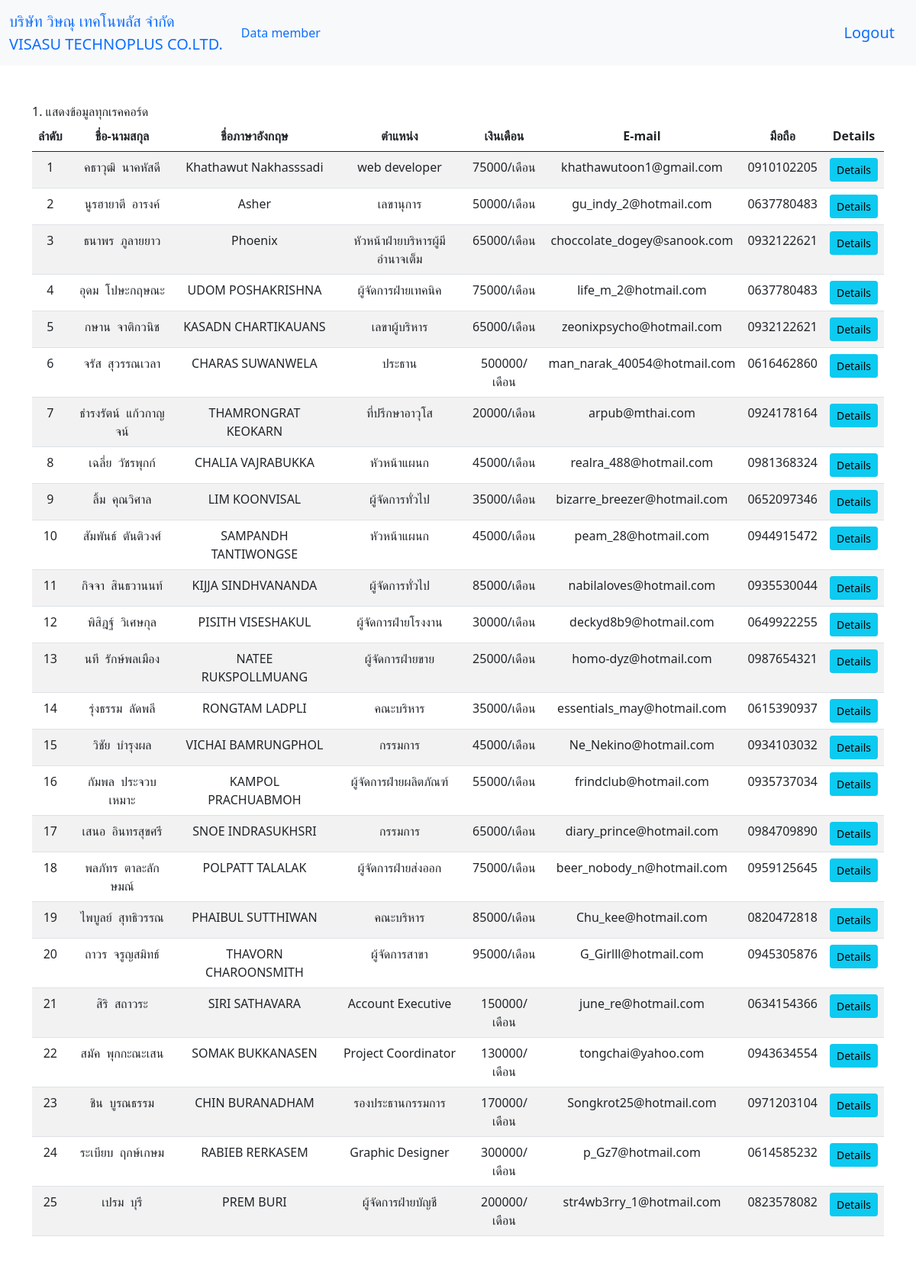
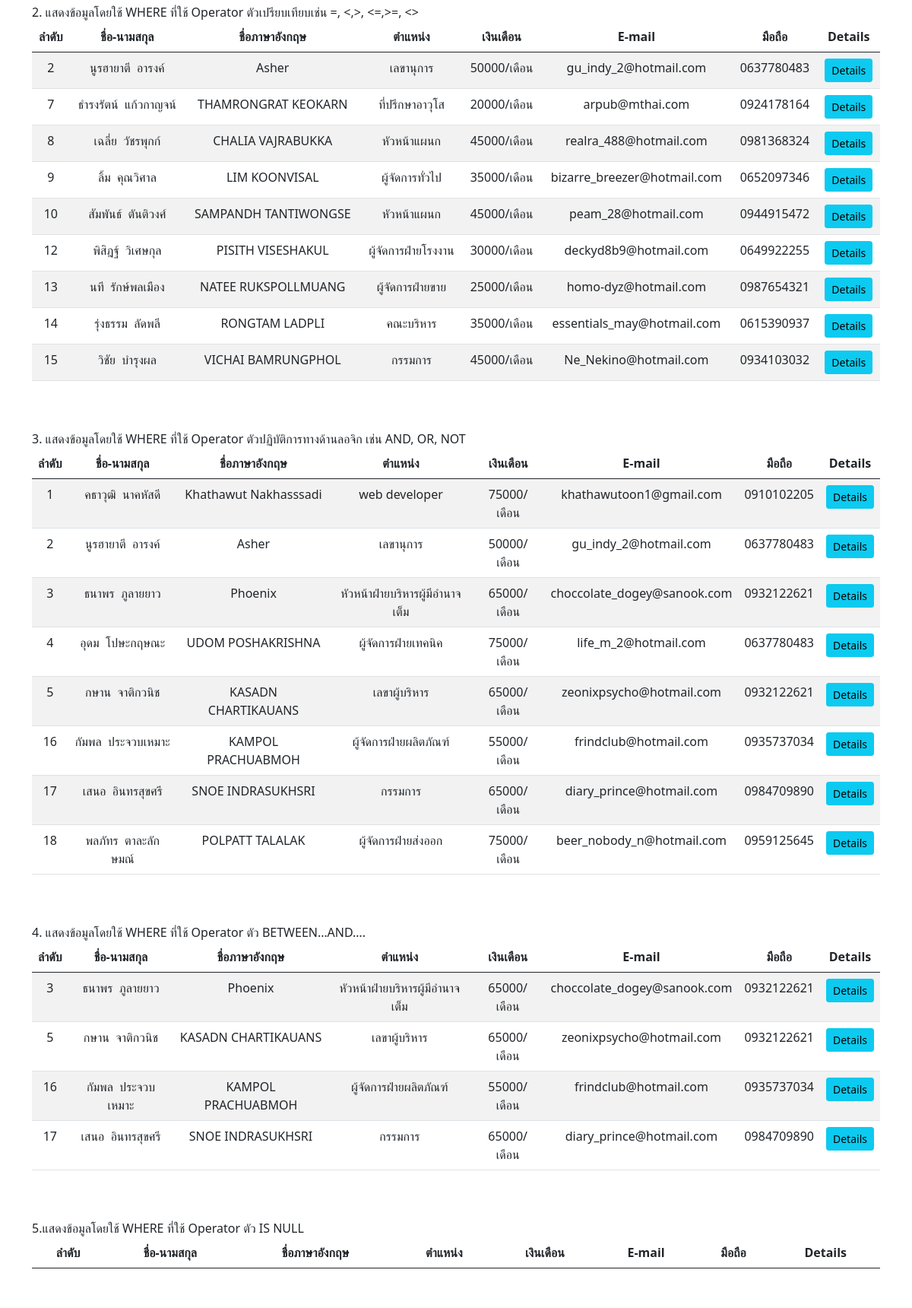
The page /show.php (upper part) on the database its author committed (2 pictures, top to bottom).
### tables this page shows
CREATE TABLE `personal` (
  `id_personal` int(11) NOT NULL,
  `id_work` int(11) NOT NULL,
  `house_address` text NOT NULL,
  `current_address` text NOT NULL,
  `telephone` varchar(10) NOT NULL,
  `mobile` varchar(10) NOT NULL,
  `email` varchar(100) NOT NULL,
  `home` varchar(100) NOT NULL,
  `birthday` date NOT NULL,
  `age` varchar(5) NOT NULL,
  `height` varchar(5) NOT NULL,
  `weight` varchar(5) NOT NULL,
  `nationality` varchar(50) NOT NULL,
  `nation` varchar(50) NOT NULL,
  `religion` varchar(100) NOT NULL,
  `id_card` varchar(13) NOT NULL,
  `place_issue` varchar(250) NOT NULL,
  `expired_card` date NOT NULL,
  `tax_number` varchar(13) NOT NULL,
  `security_number` varchar(13) NOT NULL,
  `military` varchar(100) NOT NULL
);

CREATE TABLE `apply_work` (
  `id_work` int(11) NOT NULL,
  `name` varchar(100) NOT NULL,
  `sername` varchar(100) NOT NULL,
  `nameEN` varchar(250) NOT NULL,
  `nickname` varchar(50) NOT NULL,
  `sex` varchar(10) NOT NULL,
  `apply_position` varchar(200) NOT NULL,
  `desired_salary` int(10) NOT NULL,
  `money_month` varchar(10) NOT NULL
);

### show.php (the view, shortened to what this page needs)
<?php
include "connection.php";
$sql = "SELECT * FROM apply_work
INNER JOIN personal
ON apply_work.id_work=personal.id_work;";
$sql2 = "SELECT * FROM apply_work
INNER JOIN personal
ON apply_work.id_work=personal.id_work
WHERE apply_work.desired_salary <= 50000;";
$sql3 = "SELECT * FROM apply_work
INNER JOIN personal
ON apply_work.id_work=personal.id_work
WHERE apply_work.desired_salary <= 80000 AND apply_work.desired_salary >= 50000;";
$sql4 = "SELECT * FROM apply_work
INNER JOIN personal
ON apply_work.id_work=personal.id_work
WHERE apply_work.desired_salary BETWEEN 55000 AND 65000;";
$result = $conn->query($sql);
$result2 = $conn->query($sql2);
$result3 = $conn->query($sql3);
$result4 = $conn->query($sql4);
?>
<!DOCTYPE html>
<html lang="en">
<head>
    <link rel="stylesheet" href="css/bootstrap.min.css" type='text/css'>
    <link rel='stylesheet' href='https://cdn.datatables.net/1.13.5/css/dataTables.bootstrap5.min.css'>
</head>
<body>
<nav class="navbar navbar-expand-lg bg-light">
        <div class="container-fluid">
            <a class="navbar-brand" href="#"><span>บริษัท
                    วิษณุ เทคโนพลัส จำกัด<br>VISASU TECHNOPLUS CO.LTD.</span></a>
            <div class="collapse navbar-collapse" id="navbarScroll">
                <ul class="navbar-nav me-auto my-2 my-lg-0 navbar-nav-scroll" style="--bs-scroll-height: 100px;">
                    <li class="nav-item">
                        <a class="nav-link active" aria-current="page" href="showmember.php">Data member</a>
                    </li>
                </ul>
                <form class="d-flex" role="search">
                    <span>
                                <a class="navbar-brand" href="logout.php">Logout</a>
                            </span>
                </form>
            </div>
        </div>
    </nav>
    <div class="container">
        <div class="row mt-5">
            <div class="col-md-12">
                <caption>1. แสดงข้อมูลทุกเรคคอร์ด</caption>
                <table id="example" class="table table-striped" style="width:100%; text-align:center;">
                    <thead>
                        <tr>
                            <th style="width:auto; text-align:center;">ลำดับ</th>
                            <th style="width:auto; text-align:center;">ชื่อ-นามสกุล</th>
                            <th style="width:auto; text-align:center;">ชื่อภาษาอังกฤษ</th>
                            <th style="width:auto; text-align:center;">ตำแหน่ง</th>
                            <th style="width:auto; text-align:center;">เงินเดือน</th>
                            <th style="width:auto; text-align:center;">E-mail</th>
                            <th style="width:auto; text-align:center;">มือถือ</th>
                            <th style="width:auto; text-align:center;">Details</th>
                        </tr>
                    </thead>
                    <tbody>
                        <?php
                        while ($row = $result->fetch_assoc()) {
                            $ID = $row["id_work"];
                            $name = $row["name"];
                            $sername = $row["sername"];
                            $nameEN = $row["nameEN"];
                            $apply_position = $row["apply_position"];
                            $desired_salary = $row["desired_salary"];
                            $money_md = $row["money_month"];
                            $email = $row["email"];
                            $mobile = $row["mobile"];
                        ?>
                            <tr>
                                <td><?php echo $ID; ?></td>
                                <td><?php echo $name . "&nbsp&nbsp" . $sername; ?></td>
                                <td><?php echo $nameEN; ?></td>
                                <td><?php echo $apply_position; ?></td>
                                <td><?php echo $desired_salary . "/" . $money_md; ?></td>
                                <td><?php echo $email; ?></td>
                                <td><?php echo $mobile; ?></td>
                                <td><button data-id='"<?php echo $ID ?>"' class='btn btn-info btn-sm btn-popup'>Details</button></td>
                            </tr>
                        <?php
                        }
                        ?>
                    </tbody>
                </table>
            </div>
        </div>
    </div>
    <div class="container">
        <div class="row mt-5">
            <div class="col-md-12">
                <caption>2. แสดงข้อมูลโดยใช้ WHERE ที่ใช้ Operator ตัวเปรียบเทียบเช่น =, <,>, <=,>=, <>
                </caption><br>
                <table class="table table-striped" style="width:100%; text-align:center;">
                    <thead>
                        <tr>
                            <th style="width:auto; text-align:center;">ลำดับ</th>
                            <th style="width:auto; text-align:center;">ชื่อ-นามสกุล</th>
                            <th style="width:auto; text-align:center;">ชื่อภาษาอังกฤษ</th>
                            <th style="width:auto; text-align:center;">ตำแหน่ง</th>
                            <th style="width:auto; text-align:center;">เงินเดือน</th>
                            <th style="width:auto; text-align:center;">E-mail</th>
                            <th style="width:auto; text-align:center;">มือถือ</th>
                            <th style="width:auto; text-align:center;">Details</th>
                        </tr>
                    </thead>
                    <tbody>
                        <?php
                        while ($row = $result2->fetch_assoc()) {
                            $ID = $row["id_work"];
                            $name = $row["name"];
                            $sername = $row["sername"];
                            $nameEN = $row["nameEN"];
                            $apply_position = $row["apply_position"];
                            $desired_salary = $row["desired_salary"];
                            $money_md = $row["money_month"];
                            $email = $row["email"];
                            $mobile = $row["mobile"];
                        ?>
                            <tr>
                                <td><?php echo $ID; ?></td>
                                <td><?php echo $name . "&nbsp&nbsp" . $sername; ?></td>
                                <td><?php echo $nameEN; ?></td>
                                <td><?php echo $apply_position; ?></td>
                                <td><?php echo $desired_salary . "/" . $money_md; ?></td>
                                <td><?php echo $email; ?></td>
                                <td><?php echo $mobile; ?></td>
                                <td><button data-id='"<?php echo $ID ?>"' class='btn btn-info btn-sm btn-popup'>Details</button></td>
                            </tr>
                        <?php
                        }
                        ?>
                    </tbody>
                </table>
            </div>
        </div>
    </div>
    <div class="container">
        <div class="row mt-5">
            <div class="col-md-12">
                <caption>3. แสดงข้อมูลโดยใช้ WHERE ที่ใช้ Operator ตัวปฏิบัติการทางด้านลอจิก เช่น AND, OR, NOT
                </caption>
                <table class="table table-striped" style="width:100%; text-align:center;">
                    <thead>
                        <tr>
                            <th style="width:auto; text-align:center;">ลำดับ</th>
                            <th style="width:auto; text-align:center;">ชื่อ-นามสกุล</th>
                            <th style="width:auto; text-align:center;">ชื่อภาษาอังกฤษ</th>
                            <th style="width:auto; text-align:center;">ตำแหน่ง</th>
                            <th style="width:auto; text-align:center;">เงินเดือน</th>
                            <th style="width:auto; text-align:center;">E-mail</th>
                            <th style="width:auto; text-align:center;">มือถือ</th>
                            <th style="width:auto; text-align:center;">Details</th>
                        </tr>
                    </thead>
                    <tbody>
                        <?php
                        while ($row = $result3->fetch_assoc()) {
                            $ID = $row["id_work"];
                            $name = $row["name"];
                            $sername = $row["sername"];
                            $nameEN = $row["nameEN"];
                            $apply_position = $row["apply_position"];
                            $desired_salary = $row["desired_salary"];
                            $money_md = $row["money_month"];
                            $email = $row["email"];
                            $mobile = $row["mobile"];
                        ?>
                            <tr>
                                <td><?php echo $ID; ?></td>
                                <td><?php echo $name . "&nbsp&nbsp" . $sername; ?></td>
                                <td><?php echo $nameEN; ?></td>
                                <td><?php echo $apply_position; ?></td>
                                <td><?php echo $desired_salary . "/" . $money_md; ?></td>
                                <td><?php echo $email; ?></td>
                                <td><?php echo $mobile; ?></td>
                                <td><button data-id='"<?php echo $ID ?>"' class='btn btn-info btn-sm btn-popup'>Details</button></td>
                            </tr>
                        <?php
                        }
                        ?>
                    </tbody>
                </table>
            </div>
        </div>
    </div>
    <div class="container">
        <div class="row mt-5">
            <div class="col-md-12">
                <caption>4. แสดงข้อมูลโดยใช้ WHERE ที่ใช้ Operator ตัว BETWEEN…AND….
                </caption>
                <table class="table table-striped" style="width:100%; text-align:center;">
                    <thead>
                        <tr>
                            <th style="width:auto; text-align:center;">ลำดับ</th>
                            <th style="width:auto; text-align:center;">ชื่อ-นามสกุล</th>
                            <th style="width:auto; text-align:center;">ชื่อภาษาอังกฤษ</th>
                            <th style="width:auto; text-align:center;">ตำแหน่ง</th>
                            <th style="width:auto; text-align:center;">เงินเดือน</th>
                            <th style="width:auto; text-align:center;">E-mail</th>
                            <th style="width:auto; text-align:center;">มือถือ</th>
                            <th style="width:auto; text-align:center;">Details</th>
                        </tr>
                    </thead>
                    <tbody>
                        <?php
                        while ($row = $result4->fetch_assoc()) {
                            $ID = $row["id_work"];
                            $name = $row["name"];
                            $sername = $row["sername"];
                            $nameEN = $row["nameEN"];
                            $apply_position = $row["apply_position"];
                            $desired_salary = $row["desired_salary"];
                            $money_md = $row["money_month"];
                            $email = $row["email"];
                            $mobile = $row["mobile"];
                        ?>
                            <tr>
                                <td><?php echo $ID; ?></td>
                                <td><?php echo $name . "&nbsp&nbsp" . $sername; ?></td>
                                <td><?php echo $nameEN; ?></td>
                                <td><?php echo $apply_position; ?></td>
                                <td><?php echo $desired_salary . "/" . $money_md; ?></td>
                                <td><?php echo $email; ?></td>
                                <td><?php echo $mobile; ?></td>
                                <td><button data-id='"<?php echo $ID ?>"' class='btn btn-info btn-sm btn-popup'>Details</button></td>
                            </tr>
                        <?php
                        }
                        ?>
                    </tbody>
                </table>
            </div>
        </div>
    </div>
    <div class="container">
        <div class="row mt-5">
            <div class="col-md-12">
                <caption>5.แสดงข้อมูลโดยใช้ WHERE ที่ใช้ Operator ตัว IS NULL
                </caption>
                <table class="table table-striped" style="width:100%; text-align:center;">
                    <thead>
                        <tr>
                            <th style="width:auto; text-align:center;">ลำดับ</th>
                            <th style="width:auto; text-align:center;">ชื่อ-นามสกุล</th>
                            <th style="width:auto; text-align:center;">ชื่อภาษาอังกฤษ</th>
                            <th style="width:auto; text-align:center;">ตำแหน่ง</th>
                            <th style="width:auto; text-align:center;">เงินเดือน</th>
                            <th style="width:auto; text-align:center;">E-mail</th>
                            <th style="width:auto; text-align:center;">มือถือ</th>
                            <th style="width:auto; text-align:center;">Details</th>
                        </tr>
                    </thead>
                </table>
            </div>
        </div>
    </div>
</body>
</html>

### rows shown on the page
personal: id_work "1", id_work.name "คธาวุฒิ", id_work.sername "นาคหัสดี", id_work.nameEN "Khathawut Nakhasssadi", id_work.apply_position "web developer", id_work.desired_salary "75000", id_work.money_month "เดือน", email "khathawutoon1@gmail.com", mobile "0910102205"
personal: id_work "2", id_work.name "นูรฮายาตี", id_work.sername "อารงค์", id_work.nameEN "Asher", id_work.apply_position "เลขานุการ", id_work.desired_salary "50000", id_work.money_month "เดือน", email "gu_indy_2@hotmail.com", mobile "0637780483"
personal: id_work "3", id_work.name "ธนาพร", id_work.sername "ภูลายยาว", id_work.nameEN "Phoenix", id_work.apply_position "หัวหน้าฝ่ายบริหารผู้มีอำนาจเต็ม", id_work.desired_salary "65000", id_work.money_month "เดือน", email "choccolate_dogey@sanook.com", mobile "0932122621"
personal: id_work "4", id_work.name "อุดม", id_work.sername "โปษะกฤษณะ", id_work.nameEN "UDOM POSHAKRISHNA", id_work.apply_position "ผู้จัดการฝ่ายเทคนิค", id_work.desired_salary "75000", id_work.money_month "เดือน", email "life_m_2@hotmail.com", mobile "0637780483"
personal: id_work "5", id_work.name "กษาน", id_work.sername "จาติกวนิช", id_work.nameEN "KASADN CHARTIKAUANS", id_work.apply_position "เลขาผู้บริหาร", id_work.desired_salary "65000", id_work.money_month "เดือน", email "zeonixpsycho@hotmail.com", mobile "0932122621"
personal: id_work "6", id_work.name "จรัส", id_work.sername "สุวรรณเวลา", id_work.nameEN "CHARAS SUWANWELA", id_work.apply_position "ประธาน", id_work.desired_salary "500000", id_work.money_month "เดือน", email "man_narak_40054@hotmail.com", mobile "0616462860"
personal: id_work "7", id_work.name "ธํารงรัตน์", id_work.sername "แก้วกาญจน์", id_work.nameEN "THAMRONGRAT KEOKARN", id_work.apply_position "ที่ปรึกษาอาวุโส", id_work.desired_salary "20000", id_work.money_month "เดือน", email "arpub@mthai.com", mobile "0924178164"
personal: id_work "8", id_work.name "เฉลี่ย", id_work.sername "วัชรพุกก์", id_work.nameEN "CHALIA VAJRABUKKA", id_work.apply_position "หัวหน้าแผนก", id_work.desired_salary "45000", id_work.money_month "เดือน", email "realra_488@hotmail.com", mobile "0981368324"
personal: id_work "9", id_work.name "ลิ้ม", id_work.sername "คุณวิศาล", id_work.nameEN "LIM KOONVISAL", id_work.apply_position "ผู้จัดการทั่วไป", id_work.desired_salary "35000", id_work.money_month "เดือน", email "bizarre_breezer@hotmail.com", mobile "0652097346"
personal: id_work "10", id_work.name "สัมพันธ์", id_work.sername "ตันติวงศ์", id_work.nameEN "SAMPANDH TANTIWONGSE", id_work.apply_position "หัวหน้าแผนก", id_work.desired_salary "45000", id_work.money_month "เดือน", email "peam_28@hotmail.com", mobile "0944915472"
personal: id_work "11", id_work.name "กิจจา", id_work.sername "สินธวานนท์", id_work.nameEN "KIJJA SINDHVANANDA", id_work.apply_position "ผู้จัดการทั่วไป", id_work.desired_salary "85000", id_work.money_month "เดือน", email "nabilaloves@hotmail.com", mobile "0935530044"
personal: id_work "12", id_work.name "พิสิฎฐ์", id_work.sername "วิเศษกุล", id_work.nameEN "PISITH VISESHAKUL", id_work.apply_position "ผู้จัดการฝ่ายโรงงาน", id_work.desired_salary "30000", id_work.money_month "เดือน", email "deckyd8b9@hotmail.com", mobile "0649922255"
personal: id_work "13", id_work.name "นที", id_work.sername "รักษ์พลเมือง", id_work.nameEN "NATEE RUKSPOLLMUANG", id_work.apply_position "ผู้จัดการฝ่ายขาย", id_work.desired_salary "25000", id_work.money_month "เดือน", email "homo-dyz@hotmail.com", mobile "0987654321"
personal: id_work "14", id_work.name "รุ่งธรรม", id_work.sername "ลัดพลี", id_work.nameEN "RONGTAM LADPLI", id_work.apply_position "คณะบริหาร", id_work.desired_salary "35000", id_work.money_month "เดือน", email "essentials_may@hotmail.com", mobile "0615390937"
personal: id_work "15", id_work.name "วิชัย", id_work.sername "บํารุงผล", id_work.nameEN "VICHAI BAMRUNGPHOL", id_work.apply_position "กรรมการ", id_work.desired_salary "45000", id_work.money_month "เดือน", email "Ne_Nekino@hotmail.com", mobile "0934103032"
personal: id_work "16", id_work.name "กัมพล", id_work.sername "ประจวบเหมาะ", id_work.nameEN "KAMPOL PRACHUABMOH", id_work.apply_position "ผู้จัดการฝ่ายผลิตภัณฑ์", id_work.desired_salary "55000", id_work.money_month "เดือน", email "frindclub@hotmail.com", mobile "0935737034"
personal: id_work "17", id_work.name "เสนอ", id_work.sername "อินทรสุขศรี", id_work.nameEN "SNOE INDRASUKHSRI", id_work.apply_position "กรรมการ", id_work.desired_salary "65000", id_work.money_month "เดือน", email "diary_prince@hotmail.com", mobile "0984709890"
personal: id_work "18", id_work.name "พลภัทร", id_work.sername "ตาละลักษมณ์", id_work.nameEN "POLPATT TALALAK", id_work.apply_position "ผู้จัดการฝ่ายส่งออก", id_work.desired_salary "75000", id_work.money_month "เดือน", email "beer_nobody_n@hotmail.com", mobile "0959125645"
personal: id_work "19", id_work.name "ไพบูลย์", id_work.sername "สุทธิวรรณ", id_work.nameEN "PHAIBUL SUTTHIWAN", id_work.apply_position "คณะบริหาร", id_work.desired_salary "85000", id_work.money_month "เดือน", email "Chu_kee@hotmail.com", mobile "0820472818"
personal: id_work "20", id_work.name "ถาวร", id_work.sername "จรูญสมิทธ์", id_work.nameEN "THAVORN CHAROONSMITH", id_work.apply_position "ผู้จัดการสาขา", id_work.desired_salary "95000", id_work.money_month "เดือน", email "G_Girlll@hotmail.com", mobile "0945305876"
personal: id_work "21", id_work.name "สิริ", id_work.sername "สถาวระ", id_work.nameEN "SIRI SATHAVARA", id_work.apply_position "Account Executive", id_work.desired_salary "150000", id_work.money_month "เดือน", email "june_re@hotmail.com", mobile "0634154366"
personal: id_work "22", id_work.name "สมัค", id_work.sername "พุกกะณะเสน", id_work.nameEN "SOMAK BUKKANASEN", id_work.apply_position "Project Coordinator", id_work.desired_salary "130000", id_work.money_month "เดือน", email "tongchai@yahoo.com", mobile "0943634554"
personal: id_work "23", id_work.name "ชิน", id_work.sername "บูรณธรรม", id_work.nameEN "CHIN BURANADHAM", id_work.apply_position "รองประธานกรรมการ", id_work.desired_salary "170000", id_work.money_month "เดือน", email "Songkrot25@hotmail.com", mobile "0971203104"
personal: id_work "24", id_work.name "ระเบียบ", id_work.sername "ฤกษ์เกษม", id_work.nameEN "RABIEB RERKASEM", id_work.apply_position "Graphic Designer", id_work.desired_salary "300000", id_work.money_month "เดือน", email "p_Gz7@hotmail.com", mobile "0614585232"
personal: id_work "25", id_work.name "เปรม", id_work.sername "บุรี", id_work.nameEN "PREM BURI", id_work.apply_position "ผู้จัดการฝ่ายบัญชี", id_work.desired_salary "200000", id_work.money_month "เดือน", email "str4wb3rry_1@hotmail.com", mobile "0823578082"
